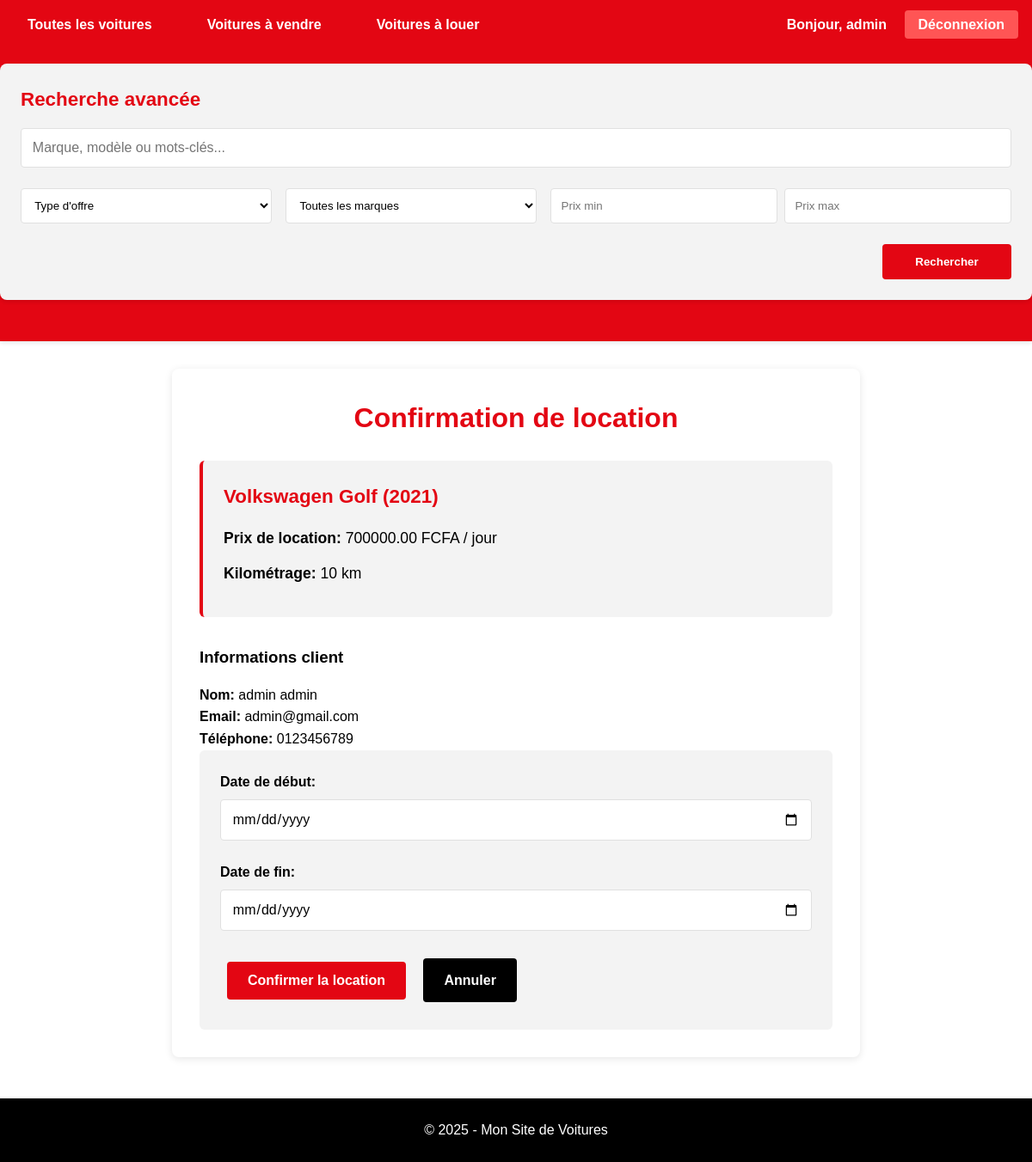
/ventelocavoiture/voiture/4/louer/ (signed in), run on the app's committed database.
### ventelocavoiture/models.py (models this page shows, shortened)
class Utilisateur(models.Model):
    nom = models.CharField(max_length=100)  # Nom de famille
    prenom = models.CharField(max_length=100)  # Prénom
    sexe = models.CharField(max_length=1, choices=[('F', 'Feminin'), ('M', 'Masculin')])  # Genre
    numeros = models.CharField(max_length=100, null=True)  # Numéro de téléphone (optionnel)
    email = models.EmailField(unique=True)  # Email (identifiant unique)
    password = models.CharField(max_length=100)  # Mot de passe (stocké hashé)
    is_admin = models.BooleanField(default=False)  # Indicateur de droits administrateur

class Voiture(models.Model):
    ETAT_CHOIX = [
        ('disponible', 'Disponible'),
        ('vendu', 'Vendu'),
        ('loué', 'Loué'),
    ]
    TYPE_CHOIX = [
        ('vente', 'À vendre'),
        ('location', 'À louer'),
        ('les_deux', 'À vendre et à louer'),
    ]
    marque = models.CharField(max_length=100)  # Marque de la voiture
    modele = models.CharField(max_length=100)  # Modèle de la voiture
    annee = models.IntegerField()  # Année de fabrication
    kilometrage = models.IntegerField()  # Kilométrage actuel
    prix_vente = models.DecimalField(max_digits=10, decimal_places=2, null=True, blank=True)
    prix_location_jour = models.DecimalField(max_digits=10, decimal_places=2, null=True, blank=True)
    description = models.TextField()  # Description détaillée
    etat = models.CharField(max_length=20, choices=ETAT_CHOIX, default='disponible')  # État actuel
    type_offre = models.CharField(max_length=20, choices=TYPE_CHOIX, default='vente')  # Type d'offre
    date_ajout = models.DateTimeField(auto_now_add=True)  # Date d'ajout au système
    image = models.ImageField(upload_to='images/')  # Image principale

### ventelocavoiture/views.py (the view, shortened to what this page needs)
# urls.py: path('voiture/<int:voiture_id>/louer/', views.louer_voiture, name='louer_voiture'),  # Location de voiture
@utilisateur_connecte_requis  # Applique le décorateur pour vérifier la connexion
def louer_voiture(request, voiture_id):
    voiture = get_object_or_404(Voiture, id=voiture_id)  # Récupère la voiture par son ID
    utilisateur = get_object_or_404(Utilisateur, id=request.session['utilisateur_id'])
    if voiture.etat != 'disponible' or (voiture.type_offre != 'location' and voiture.type_offre != 'les_deux'):
        messages.error(request, "Cette voiture n'est pas disponible à la location.")
        return redirect('ventelocavoiture:detail_voiture', voiture_id=voiture_id)
    return render(request, 'ventelocavoiture/confirmer_location.html', {
        'voiture': voiture,
        'utilisateur': utilisateur
    })

### ventelocavoiture/context_processors.py (called while the page is built)
def utilisateur_connecte(request):
    context = {
        'utilisateur_connecte': False,  # Par défaut, l'utilisateur n'est pas connecté
        'utilisateur': None
    }
    if 'utilisateur_id' in request.session:
        try:
            utilisateur = Utilisateur.objects.get(id=request.session['utilisateur_id'])
            context['utilisateur_connecte'] = True
            context['utilisateur'] = utilisateur
        except Utilisateur.DoesNotExist:
            pass
    return context

### ventelocavoiture/views.py (called while the page is built)
def utilisateur_connecte_requis(view_func):
    @wraps(view_func)  # Préserve les métadonnées de la fonction d'origine
    def _wrapped_view(request, *args, **kwargs):
        if 'utilisateur_id' not in request.session:
            messages.error(request, "Vous devez être connecté pour accéder à cette page.")
            return redirect('ventelocavoiture:connexion')  # Redirige vers la page de connexion si non connecté
        return view_func(request, *args, **kwargs)
    return _wrapped_view

### ventelocavoiture/templates/ventelocavoiture/confirmer_location.html (shortened to what this page needs)
{% extends 'base.html' %}
{% load static %}
{% block extra_css %}
<link rel="stylesheet" href="{% static 'ventelocavoiture/css/style.css' %}">
{% endblock %}
{% block content %}
<div class="container">
    <h1>Confirmation de location</h1>
    <div class="voiture-resume">
        <h2>{{ voiture.marque }} {{ voiture.modele }} ({{ voiture.annee }})</h2>
        <p><strong>Prix de location:</strong> {{ voiture.prix_location_jour }} FCFA / jour</p>
        <p><strong>Kilométrage:</strong> {{ voiture.kilometrage }} km</p>
    </div>
    <div class="client-info">
        <h3>Informations client</h3>
        <p><strong>Nom:</strong> {{ utilisateur.nom }} {{ utilisateur.prenom }}</p>
        <p><strong>Email:</strong> {{ utilisateur.email }}</p>
        <p><strong>Téléphone:</strong> {{ utilisateur.numeros }}</p>
    </div>
    <div class="confirmation-form">
        <form method="POST">
            <div class="form-group">
                <label for="date_debut">Date de début:</label>
                <input type="date" id="date_debut" name="date_debut" required class="form-control">
            </div>
            <div class="form-group">
                <label for="date_fin">Date de fin:</label>
                <input type="date" id="date_fin" name="date_fin" required class="form-control">
            </div>
            <button type="submit" class="btn btn-primary">Confirmer la location</button>
            <a href="{% url 'ventelocavoiture:detail_voiture' voiture.id %}" class="btn btn-secondary">Annuler</a>
        </form>
    </div>
</div>
{% endblock %}

### templates/base.html (shortened to what this page needs)
{% load static %}
<!DOCTYPE html>
<html>
<head>
    <link rel="stylesheet" href="{% static 'css/style.css' %}">
    {% block extra_css %}{% endblock %}
</head>
<body>
    <header>
        <nav>
            <ul>
                <li><a href="{% url 'ventelocavoiture:accueil' %}">Toutes les voitures</a></li>
                <li><a href="{% url 'ventelocavoiture:voitures_a_vendre' %}">Voitures à vendre</a></li>
                <li><a href="{% url 'ventelocavoiture:voitures_a_louer' %}">Voitures à louer</a></li>
                <li class="auth-links">
                    {% if utilisateur_connecte %}
                    <span class="user-greeting">Bonjour, {{ utilisateur.prenom }}</span>
                    <a href="{% url 'ventelocavoiture:deconnexion' %}" class="btn-deconnexion">Déconnexion</a>
                    {% else %}
                    <a href="{% url 'ventelocavoiture:connexion' %}">Connexion</a>
                    <a href="{% url 'ventelocavoiture:inscription' %}">Inscription</a>
                    {% endif %}
                </li>
            </ul>
        </nav>
        <div class="search-container">
            <h2 class="search-title">Recherche avancée</h2>
            <form action="{% url 'ventelocavoiture:recherche' %}" method="GET" class="search-form">
              <input type="text" name="q" placeholder="Marque, modèle ou mots-clés..." value="{{ request.GET.q }}">
              <div class="search-filters">
                <select name="type_offre" class="filter-select">
                  <option value="">Type d'offre</option>
                </select>
                <select name="marque" class="filter-select">
                  <option value="">Toutes les marques</option>
                </select>
                <div class="price-range">
                  <input type="number" name="prix_min" placeholder="Prix min" value="{{ request.GET.prix_min }}">
                  <input type="number" name="prix_max" placeholder="Prix max" value="{{ request.GET.prix_max }}">
                </div>
              </div>
              <button type="submit" class="search-button">Rechercher</button>
            </form>
          </div>
    </header>
    <main>
        {% block content %}{% endblock %}
    </main>
    <footer>
        <p>&copy; 2025 - Mon Site de Voitures</p>
    </footer>
</body>
</html>

### static/css/style.css (style rules this page uses)
:root { --primary-color: #e30613; --secondary-color: #ffffff; --text-color: #000000; --accent-color: #b30000; --grey-light: #f3f3f3; --grey-medium: #e0e0e0; }
* { margin: 0; padding: 0; box-sizing: border-box; font-family: "Arial", sans-serif; }
body { background-color: var(--secondary-color); color: var(--text-color); line-height: 1.6; }
a { text-decoration: none; color: var(--primary-color); }
header { background-color: var(--primary-color); color: var(--secondary-color); padding: 1rem 0; box-shadow: 0 2px 5px rgba(0, 0, 0, 0.1); }
nav ul { display: flex; justify-content: center; list-style: none; padding: 0; }
nav ul li { margin: 0 1rem; }
nav ul li a { color: var(--secondary-color); font-weight: bold; padding: 0.5rem 1rem; border-radius: 4px; transition: background-color 0.3s; }
main { max-width: 1200px; margin: 2rem auto; padding: 0 1rem; }
h1 { color: var(--primary-color); margin-bottom: 1.5rem; text-align: center; }
h2, h3 { color: var(--text-color); margin-bottom: 1rem; }
.btn { display: inline-block; background-color: var(--primary-color); color: var(--secondary-color); padding: 0.5rem 1rem; margin: 1rem; border-radius: 4px; font-weight: bold; transition: background-color 0.3s; text-align: center; }
.btn-secondary { background-color: var(--text-color); }
footer { background-color: var(--text-color); color: var(--secondary-color); text-align: center; padding: 1.5rem 0; margin-top: 3rem; }
.auth-links { margin-left: auto; }
.btn-deconnexion { background-color: #ff5555; color: white; padding: 5px 10px; border-radius: 4px; text-decoration: none; }
.container { max-width: 800px; margin: 2rem auto; padding: 2rem; background-color: var(--secondary-color); border-radius: 8px; box-shadow: 0 2px 10px rgba(0, 0, 0, 0.1); }
.voiture-resume { background-color: var(--grey-light); padding: 1.5rem; border-radius: 6px; margin-bottom: 2rem; border-left: 4px solid var(--primary-color); }
.voiture-resume h2 { color: var(--primary-color); margin-bottom: 1rem; font-size: 1.4rem; }
.voiture-resume p { margin-bottom: 0.8rem; font-size: 1.1rem; }
.confirmation-form { padding: 1.5rem; background-color: var(--grey-light); border-radius: 6px; }
.form-group { margin-bottom: 1.5rem; }
.form-group label { display: block; margin-bottom: 0.5rem; font-weight: bold; }
.form-control { width: 100%; padding: 0.8rem; border: 1px solid var(--grey-medium); border-radius: 4px; font-size: 1rem; }
.btn { display: inline-block; padding: 0.8rem 1.5rem; border: none; border-radius: 4px; font-weight: bold; cursor: pointer; transition: background-color 0.3s, transform 0.2s; text-align: center; margin: 0.5rem; font-size: 1rem; }
.btn-primary { background-color: var(--primary-color); color: var(--secondary-color); }
.btn-secondary { background-color: var(--text-color); color: var(--secondary-color); }
.btn-deconnexion { background-color: #ff5555; color: white; padding: 0.5rem 1rem; border-radius: 4px; text-decoration: none; font-weight: bold; transition: background-color 0.3s, transform 0.2s; }
.user-greeting { margin-right: 1rem; color: var(--secondary-color); font-weight: bold; }
.search-container { max-width: 1200px; margin: 2rem auto; padding: 1.5rem; background-color: var(--grey-light); border-radius: 8px; box-shadow: 0 2px 5px rgba(0, 0, 0, 0.1); }
.search-form { display: flex; flex-direction: column; gap: 1rem; }
.search-form input[type="text"] { padding: 0.8rem; border: 1px solid var(--grey-medium); border-radius: 4px; font-size: 1rem; width: 100%; }
.search-filters { display: flex; flex-wrap: wrap; gap: 1rem; margin: 0.5rem 0; }
.filter-select { padding: 0.7rem; border: 1px solid var(--grey-medium); border-radius: 4px; background-color: var(--secondary-color); min-width: 150px; flex: 1; }
.price-range { display: flex; gap: 0.5rem; flex: 2; }
.price-range input[type="number"] { padding: 0.7rem; border: 1px solid var(--grey-medium); border-radius: 4px; flex: 1; }
.search-button { background-color: var(--primary-color); color: var(--secondary-color); border: none; padding: 0.8rem 1.5rem; border-radius: 4px; cursor: pointer; font-weight: bold; transition: background-color 0.3s, transform 0.2s; align-self: flex-end; min-width: 150px; }
.search-title { color: var(--primary-color); margin-bottom: 1rem; font-size: 1.4rem; }

### data on the page
Utilisateur: prenom "admin", nom "admin", email "admin@gmail.com", numeros "0123456789"
Voiture: marque "Volkswagen", modele "Golf", annee "2021", prix_location_jour "700000.00", kilometrage "10"
